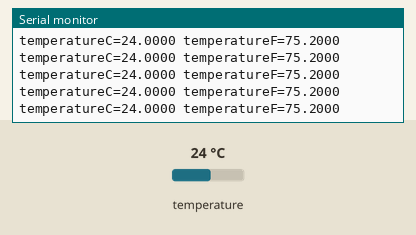
This sketch was run on a simulated Arduino Uno, built with avr-gcc and run on an emulated ATmega328P. On the bench: the last lines printed to the serial monitor. Inputs (shaded band) come from the test bench; at power-on: temperature 24 °C.

Above: at 1.2 s.
1.3 s: temperature set to 41 °C
At 1.42 s:
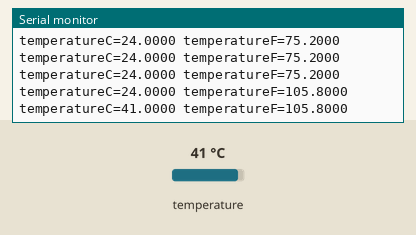
4.3 s: temperature set to 12 °C
At 4.31 s:
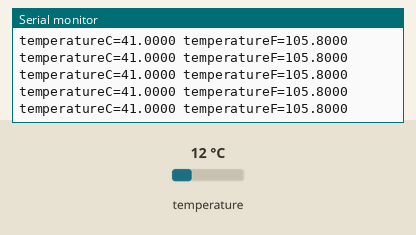
Timing chart, 0 to 7.3 s (numbered marks = the images above; inputs shaded):
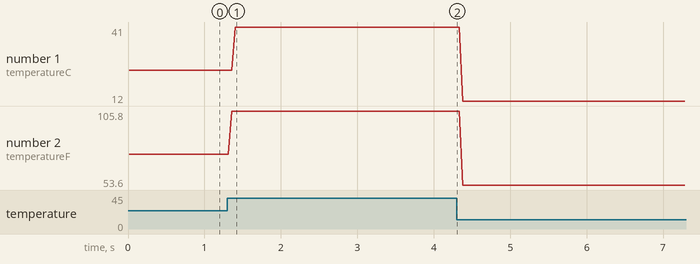

The sketch:

MAX30102-Temp.ino
```cpp
#include <Wire.h>
#include "MAX30105.h"
MAX30105 max30102;

void setup() {
  Serial.begin(9600);
  Serial.println("Initializing...");
  if (max30102.begin(Wire, I2C_SPEED_FAST) == false) {
    Serial.println("MAX30102 was not found. Please check wiring/power. ");
    while (1);
  }
  max30102.setup(0);
  max30102.enableDIETEMPRDY();
}

void loop() {
  float temp = max30102.readTemperature();

  Serial.print("temperatureC=");
  Serial.print(temp, 4);

  float tempF = max30102.readTemperatureF();

  Serial.print(" temperatureF=");
  Serial.print(tempF, 4);

  Serial.println();
}
```

Measured:
- after the input at 1.3 s, the serial monitor: prints a new line after 0.06 s (image 1)
- plotted number 1: 24 → 41 after the input at 1.3 s, 41 → 12 after the input at 4.3 s
- plotted number 2: 75.2 → 105.8 after the input at 1.3 s, 105.8 → 53.6 after the input at 4.3 s
